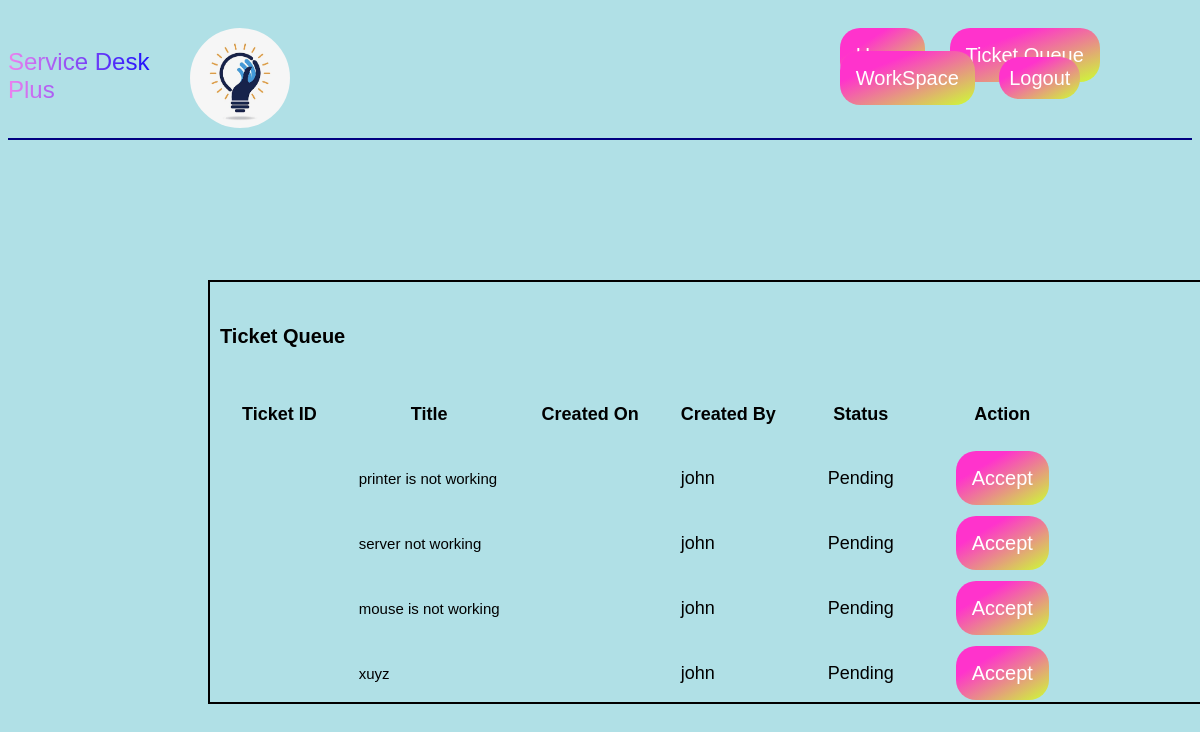
Screenshot of /ticket/ticket-queue/ (signed in) with the database file from the repository.
### ticket/models.py (models this page shows, shortened)
class Ticket(models.Model):
    status_choice=(
        ('Active','Active'),
        ('Completed','Completed'),
        ('Pending','Pending')
    )
    ticket_number = models.CharField(max_length=100)
    title = models.CharField(max_length=200)
    description = models.TextField()
    created_by = models.ForeignKey(User, on_delete=models.CASCADE, related_name='created_by')
    date_created = models.DateTimeField(auto_now_add=True)
    assigned_to = models.ForeignKey(User, on_delete= models.DO_NOTHING, null=True, blank=True)
    is_resolved = models.BooleanField(null=True, blank=True)
    accepted_date = models.DateTimeField(null= True, blank=True)
    closed_date = models.DateTimeField(null=True, blank=True)
    ticket_status = models.CharField(max_length=50, choices=status_choice)

### users/models.py (models this page shows)
class User(AbstractUser):
    is_customer=models.BooleanField(default=False)
    is_engineer=models.BooleanField(default=False)
    def __str__(self):
        return self.username

### ticket/views.py (the view)
# urls.py: path('ticket-queue/',views.ticket_queue, name='ticket-queue'),
@login_required
def ticket_queue(request):
    tickets= Ticket.objects.filter(ticket_status='Pending')
    context= {'tickets':tickets}
    return render(request,'ticket/ticket_queue.html',context)

### templates/ticket/ticket_queue.html
{% extends "base.html" %}
{% block content %}
<div class="card mx-auto" style="width: 76rem">
    <div class="card-body1">
        <h5 class="card-title mb-3"> Ticket Queue</h5>
        <table class="table table-bordered">
            <thead>
                <tr>
                    <th scope="col">Ticket ID</th>
                    <th scope="col">Title</th>
                    <th scope="col">Created On</th>
                    <th scope="col">Created By</th>
                    <th scope="col">Status</th>
                    <th scope="col">Action</th>
                </tr>
            </thead>
            <tbody>
                {% for ticket in tickets %}
                <tr>
                    <td><small>{{ticket.tickets_number}}</small></td>
                    <td><small>{{ticket.title}}</small></td>
                    <td><small>{{ ticket.date_created|date:"d M Y H:i:s"}}</small></td>
                    <td>{{ ticket.created_by}}</td>
               {% if ticket.ticket_status == "Active" %}
               <td><span class="badge bg-success">Active</span></td>
               {% elif ticket.ticket_status == "Pending" %}
               <td><span class="badge bg-warning">Pending</span></td>
               {% elif ticket.ticket_status == "Completed" %}
               <td><span class="badge bg-danger">Completed</span></td>
               {% endif %}
               <td><small><a href{% url 'accept-ticket' ticket.pk %}>Accept</small></td>
                </tr>
                {% endfor %}
            </tbody>
        </table>
    </div>
</div>
{% endblock content %}

### templates/base.html (shortened to what this page needs)
{% load static %}
<!doctype html>
<html lang="en">
    <head>
    </head>
    <body >
        {% if request.user.is_customer %}
        <nav class="navbar navbar-expand-lg navbar-dark bg-dark" id="gauri">
            <div class="container-fluid">
                <font color="#400080" size=6 > Service Desk Plus</font>
                <img class="image" src="{% static 'images\f.jpg' %}" alt="noimage">
                <div class="collapse navbar-collapse  " id="navbaarSupportedContent">
                    <div class="yedi">
                        <ul class="navbar-nav me-auto mb-2 mb-lg-0">
                            <li class="nav-item ">
                                <a class="nav-link active" aria-current="page" href="/" >Home</a>
                            </li>
                            &nbsp;&nbsp;&nbsp;&nbsp;
                            <li class="nav-item">
                                <a class="nav-link " href="{% url 'create-ticket' %}">Create Ticket</a>
                            </li>
                            &nbsp;&nbsp;&nbsp;&nbsp;
                            <li class="nav-item">
                                <a class="nav-link " href="{% url 'all-tickets' %}">View Ticket</a>
                            </li>
                            &nbsp;&nbsp;&nbsp;&nbsp;
                            {% comment %} <li class="nav-item">
                                <a class="nav-link disabled" href="a" tabindex="-1" aria-disabled="true">{{request.user.username}}</a>
                            </li> {% endcomment %}
                            <li class="nav-item" id="logout">
                                <a href="{%  url 'logout' %}" class="btn btn-primary me-2"> Logout</a>
                            </li>
                        </ul>
                    </div>
                </div>
            </div>
        </nav>
    {% elif request.user.is_engineer%}
    <nav class="navbar navbar-expand-lg navbar-dark bg-dark">
        <div class="container-fluid">
            <font color="#400080" size=5 > Service Desk Plus</font>
            <img class="image" src="{% static 'images\f.jpg' %}" alt="noimage">
        <div class="collapse navbar-collapse" id="navbaarSupportedContent">
            <div class="yedi1">
                <ul class="navbar-nav me-auto mb-2 mb-lg-0">
                    <li class="nav-item ">
                        <a class="nav-link active" aria-current="page" href="/" >Home</a>
                    </li>
                     <li class="nav-item">
                     <a class="nav-link active" href="{% url 'ticket-queue'%}">Ticket Queue</a>
                     </li>
                     <li class="nav-item">
                         <a class="nav-link active" href="{% url 'workspace'%}">WorkSpace</a>
                         </li>
                   <li class="nav-item">
                 <a href="{%  url 'logout' %}" class="btn btn-primary me-2"> Logout</a>
             </li>
            </div>
            </div>
        </div>
    </nav>
    {% endif %}
        <div class="container mt-5">
        {%block content%}
        {% endblock content%}
    </div>
    </body>
</html>

### templates/base.html (style rules this page uses)
body { padding-top: 20px; font-family: 'Gill Sans', 'Gill Sans MT', Calibri, 'Trebuchet MS', sans-serif; background: linear-gradient(to bottom, #33ccff 0%, #ff9966 100%); }
.container-fluid font { margin-right: 20px; margin-top: 20px; background: -webkit-linear-gradient(180deg, blue, violet); -webkit-background-clip: text; -webkit-text-fill-color: transparent; }
.container-fluid { width: 100%; display: inline-flex; border-bottom: 2px solid #000080; padding-bottom: 10px; margin-bottom: 10px; }
.image { width: 100px; height: 100px; border-radius: 50%; }
body { background: powderblue; }
.yedi1 { display: inline-flex; position: relative; margin-left: 500px; }
.yedi ul,li { display: inline-flex; }
.nav-link ,a { background: linear-gradient(to bottom right, #ff33cc 28%, #ccff33 100%); color: white; padding: 16px; margin: 10px; margin-top: 0; border-radius: 20px; font-size: 20px; border: none; cursor: pointer; margin-bottom: 0; }
.nav-item { position: relative; display: inline-block; }
a { text-decoration: none; font-size: 20px; }
.card { display: flex; position: relative; }
.btn { font-size: 20px; border-radius: 20px; padding: 10px; width: 80px; margin-top: 20px; }
.mb-3 { font-size: 20px; }
.card-body1 { border: 2px solid; width: 1000px; height: 400px; padding: 10px; position: relative; margin-left: 200px; margin-top: 130px; font-size: 18px; }
.badge { margin: 10px; }
.card-body1 th,td { padding: 20px; }

### rows the page displays
Ticket: title "printer is not working", created_by "john", ticket_status "Pending"
Ticket: title "server not working", created_by "john", ticket_status "Pending"
Ticket: title "mouse is not working", created_by "john", ticket_status "Pending"
Ticket: title "xuyz", created_by "john", ticket_status "Pending"
